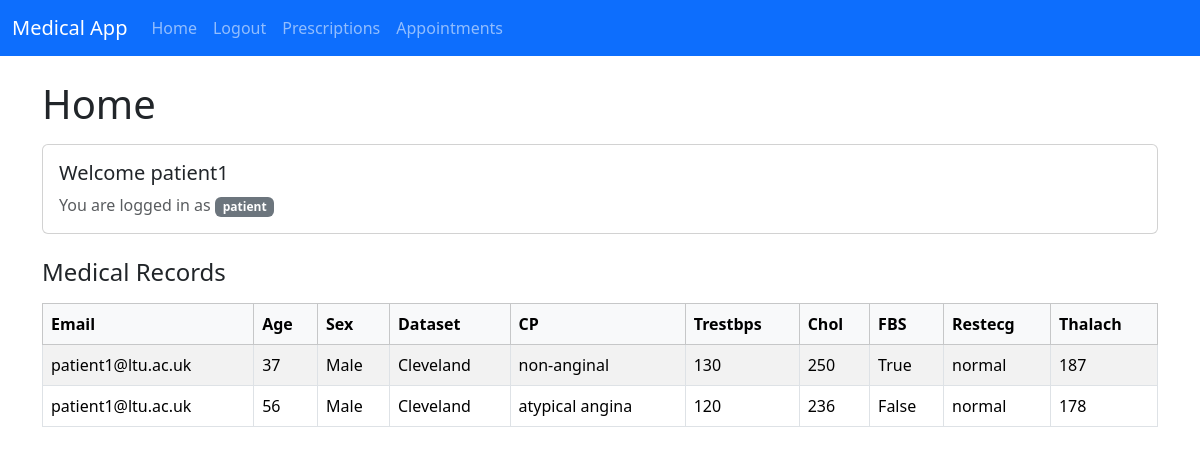
/ (signed in), run on an earlier commit of the app's database.
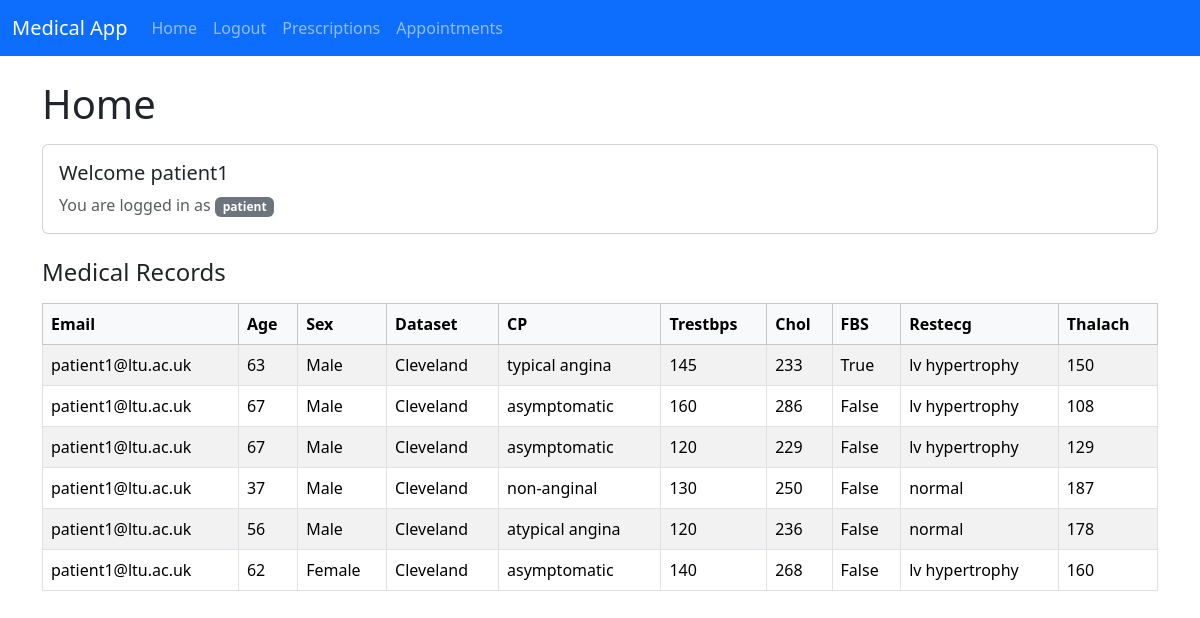
And on a later commit of the database.
### models.py (models this page shows)
class User(UserMixin, db.Model):
  id: Mapped[int] = mapped_column(primary_key=True)
  username: Mapped[str] = mapped_column(nullable=False)
  email: Mapped[str] = mapped_column(String(128) , nullable=False , unique=True)
  password: Mapped[str] = mapped_column(String(255), nullable=False)
  role_id : Mapped[int] = mapped_column(ForeignKey("role.id"))
  role: Mapped["Role"] = relationship("Role", back_populates="users")
  medical_records: Mapped[List["MedicalRecord"]] = relationship("MedicalRecord", back_populates="user")

class Role(db.Model):
  id: Mapped[int] = mapped_column(primary_key=True)
  name: Mapped[str] = mapped_column(nullable=False)
  users: Mapped[List["User"]] = relationship("User", back_populates="role")

class MedicalRecord(db.Model):
  id: Mapped[int] = mapped_column(primary_key=True)
  age: Mapped[int] = mapped_column(nullable=False)
  sex: Mapped[str] = mapped_column(nullable=False)
  dataset: Mapped[str] = mapped_column(nullable=False)
  cp: Mapped[str] = mapped_column(nullable=False)
  trestbps: Mapped[int] = mapped_column(nullable=True)
  chol: Mapped[int] = mapped_column(nullable=True)
  fbs: Mapped[bool] = mapped_column(nullable=True)
  restecg: Mapped[str] = mapped_column(nullable=True)
  thalach: Mapped[int] = mapped_column(nullable=True)
  user_id: Mapped[int] = mapped_column(ForeignKey("user.id"))
  user: Mapped["User"] = relationship("User", back_populates="medical_records")

### main.py (the view)
@app.route("/" , methods=["GET"])
@login_required
def home():
    if current_user.role.name == "patient":
        medical_records = db.session.scalars(select(MedicalRecord).where(MedicalRecord.user_id == current_user.id)).all()
        return render_template('home.html' , medical_records=medical_records)
    medical_records = db.session.scalars(select(MedicalRecord)).all()
    return render_template('home.html' , medical_records=medical_records)

### main.py (called while the page is built)
@login_manager.user_loader
def load_user(user_id):
    if user_id is None:
        return None
    try:
        return db.session.get(User, int(user_id))
    except (ValueError, TypeError):
        return None

### templates/home.html (shortened to what this page needs)
{% extends 'base.html' %}
{% block body %}
<h1 class="mb-3">Home</h1>
<div class="card mb-4">
    <div class="card-body">
        <h5 class="card-title">Welcome {{ current_user.username }}</h5>
        <p class="card-text text-muted mb-0">You are logged in as <span class="badge bg-secondary">{{ current_user.role.name }}</span></p>
    </div>
</div>
<h2 class="h4 mb-3">Medical Records</h2>
<div class="table-responsive">
    <table class="table table-striped table-hover table-bordered">
        <thead class="table-light">
            <tr>
                <th>Email</th>
                <th>Age</th>
                <th>Sex</th>
                <th>Dataset</th>
                <th>CP</th>
                <th>Trestbps</th>
                <th>Chol</th>
                <th>FBS</th>
                <th>Restecg</th>
                <th>Thalach</th>
            </tr>
        </thead>
        <tbody>
            {% for medical_record in medical_records %}
            <tr>
                <td>{{ medical_record.user.email }}</td>
                <td>{{ medical_record.age }}</td>
                <td>{{ medical_record.sex }}</td>
                <td>{{ medical_record.dataset }}</td>
                <td>{{ medical_record.cp }}</td>
                <td>{{ medical_record.trestbps }}</td>
                <td>{{ medical_record.chol }}</td>
                <td>{{ medical_record.fbs }}</td>
                <td>{{ medical_record.restecg }}</td>
                <td>{{ medical_record.thalach }}</td>
            </tr>
            {% endfor %}
        </tbody>
    </table>
</div>
{% endblock %}

### templates/base.html (shortened to what this page needs)
<!DOCTYPE html>
<html lang="en">
<head>
    <link rel="stylesheet" href="{{ url_for('static', filename='styles.css') }}">
    <link rel="stylesheet" href="https://cdn.jsdelivr.net/npm/bootstrap@5.3.3/dist/css/bootstrap.min.css">
</head>
<body>
    <nav class="navbar navbar-expand-lg navbar-dark bg-primary">
        <div class="container-fluid">
            <a class="navbar-brand" href="{{ url_for('home') }}">Medical App</a>
            <div class="collapse navbar-collapse" id="navbarNav">
                <ul class="navbar-nav me-auto">
                    <li class="nav-item">
                        <a class="nav-link" href="{{ url_for('home') }}">Home</a>
                    </li>
                    {% if current_user.is_authenticated %}
                    <li class="nav-item">
                        <a class="nav-link" href="{{ url_for('logout') }}">Logout</a>
                    </li>
                    {% endif %}
                    {% if current_user.is_authenticated %}
                    <li class="nav-item">
                        <a class="nav-link" href="{{ url_for('prescriptions') }}">Prescriptions</a>
                    </li>
                    <li class="nav-item">
                        <a class="nav-link" href="{{ url_for('appointments') }}">Appointments</a>
                    </li>
                    {% endif %}
                </ul>
            </div>
        </div>
    </nav>
    <main class="container my-4">
        {% block body %}{% endblock %}
    </main>
</body>
</html>

What changed in the data, as far as the page shows it:
added MedicalRecord: user.email "patient1@ltu.ac.uk", age "63", sex "Male", dataset "Cleveland", cp "typical angina", trestbps "145", chol "233", fbs "True", restecg "lv hypertrophy", thalach "150"
added MedicalRecord: user.email "patient1@ltu.ac.uk", age "67", sex "Male", dataset "Cleveland", cp "asymptomatic", trestbps "160", chol "286", fbs "False", restecg "lv hypertrophy", thalach "108"
added MedicalRecord: user.email "patient1@ltu.ac.uk", age "67", sex "Male", dataset "Cleveland", cp "asymptomatic", trestbps "120", chol "229", fbs "False", restecg "lv hypertrophy", thalach "129"
changed MedicalRecord "non-anginal": fbs "True" → "False"
added MedicalRecord: user.email "patient1@ltu.ac.uk", age "62", sex "Female", dataset "Cleveland", cp "asymptomatic", trestbps "140", chol "268", fbs "False", restecg "lv hypertrophy", thalach "160"
